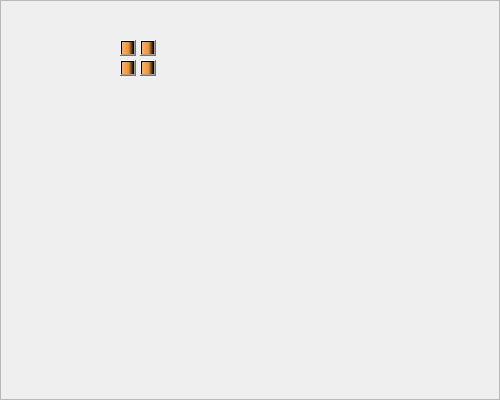
<?xml version="1.0" encoding="UTF-8"?>
<ui version="4.0">
 <class>f4_part2</class>
 <widget class="QWidget" name="f4_part2">
  <property name="geometry">
   <rect>
    <x>0</x>
    <y>0</y>
    <width>500</width>
    <height>400</height>
   </rect>
  </property>
  <property name="windowTitle">
   <string>Form</string>
  </property>
  <widget class="QFrame" name="frame">
   <property name="geometry">
    <rect>
     <x>0</x>
     <y>0</y>
     <width>500</width>
     <height>400</height>
    </rect>
   </property>
   <property name="styleSheet">
    <string notr="true">QFrame#frame{
	border-image: url(:/new/seat/part3.jpg);
}</string>
   </property>
   <property name="frameShape">
    <enum>QFrame::StyledPanel</enum>
   </property>
   <property name="frameShadow">
    <enum>QFrame::Raised</enum>
   </property>
   <widget class="QPushButton" name="pushButton">
    <property name="geometry">
     <rect>
      <x>120</x>
      <y>40</y>
      <width>16</width>
      <height>16</height>
     </rect>
    </property>
    <property name="styleSheet">
     <string notr="true">background-color:qlineargradient(spread:pad, x1:0, y1:0, x2:1, y2:0, stop:0 rgba(255, 178, 102, 255), stop:0.55 rgba(235, 148, 61, 255), stop:0.98 rgba(0, 0, 0, 255), stop:1 rgba(0, 0, 0, 0));</string>
    </property>
    <property name="text">
     <string/>
    </property>
   </widget>
   <widget class="QPushButton" name="pushButton_2">
    <property name="geometry">
     <rect>
      <x>140</x>
      <y>40</y>
      <width>16</width>
      <height>16</height>
     </rect>
    </property>
    <property name="styleSheet">
     <string notr="true">background-color:qlineargradient(spread:pad, x1:0, y1:0, x2:1, y2:0, stop:0 rgba(255, 178, 102, 255), stop:0.55 rgba(235, 148, 61, 255), stop:0.98 rgba(0, 0, 0, 255), stop:1 rgba(0, 0, 0, 0));</string>
    </property>
    <property name="text">
     <string/>
    </property>
   </widget>
   <widget class="QPushButton" name="pushButton_3">
    <property name="geometry">
     <rect>
      <x>120</x>
      <y>60</y>
      <width>16</width>
      <height>16</height>
     </rect>
    </property>
    <property name="styleSheet">
     <string notr="true">background-color:qlineargradient(spread:pad, x1:0, y1:0, x2:1, y2:0, stop:0 rgba(255, 178, 102, 255), stop:0.55 rgba(235, 148, 61, 255), stop:0.98 rgba(0, 0, 0, 255), stop:1 rgba(0, 0, 0, 0));</string>
    </property>
    <property name="text">
     <string/>
    </property>
   </widget>
   <widget class="QPushButton" name="pushButton_4">
    <property name="geometry">
     <rect>
      <x>140</x>
      <y>60</y>
      <width>16</width>
      <height>16</height>
     </rect>
    </property>
    <property name="styleSheet">
     <string notr="true">background-color:qlineargradient(spread:pad, x1:0, y1:0, x2:1, y2:0, stop:0 rgba(255, 178, 102, 255), stop:0.55 rgba(235, 148, 61, 255), stop:0.98 rgba(0, 0, 0, 255), stop:1 rgba(0, 0, 0, 0));</string>
    </property>
    <property name="text">
     <string/>
    </property>
   </widget>
  </widget>
 </widget>
 <resources/>
 <connections/>
</ui>
